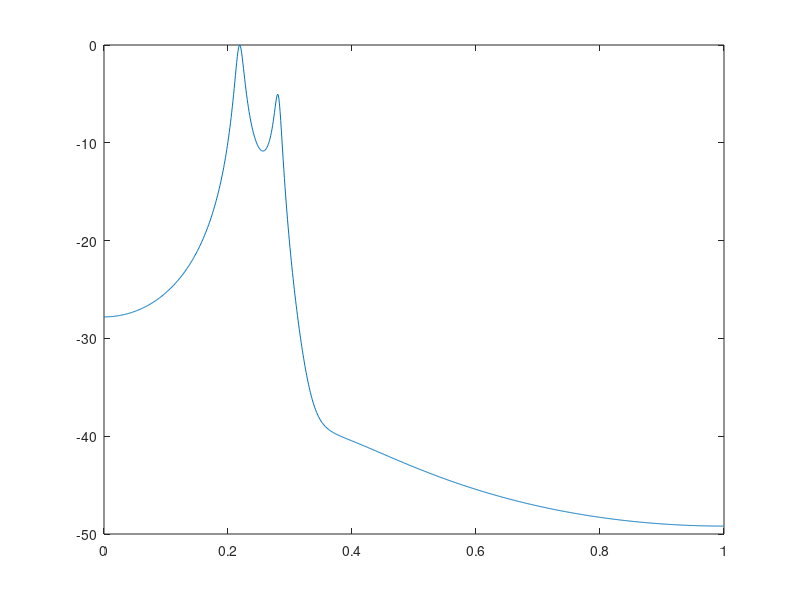

Reproduce this figure in MATLAB. (Note: this script raises an error after producing the figure.)
clc
clf
close all
clearvars

% generate system transfer function
num = [1, -0.9, 0.81];
den = [1, -2.76, 3.809, -2.654, 0.924];
sys = filt(num, den);
% [impResp, n] = impulse(sys);

% frequency reponse of the filter, and the PSD of the output RP
[freqResp, wsys] = freqz(num, den, 1e3);
freqRespdB = 20*log10(abs(freqResp));
freqRespdBNorm = freqRespdB - max(freqRespdB);

% plot frequency response of the filter
plot(wsys/pi,freqRespdBNorm)
ax = gca;
% ax.YLim = [-100 20];
ax.XTick = 0:.5:2;
xlabel('Normalized Frequency (\times\pi rad/sample)')
ylabel('Magnitude (dB)')